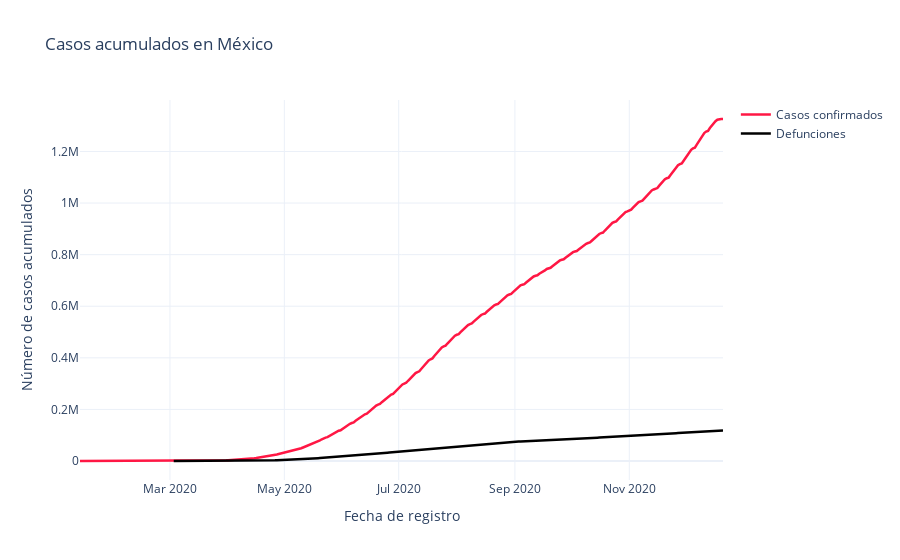

The cell this chart's notebook holds for it:
### Code cell
# Ploting the commulative confirmed and deaths cases ...

def acum_plot(x_conf_data, y_conf_data, x_def_data, y_def_data, region ):
    fig_acum = go.Figure()

    fig_acum.add_trace(go.Scatter(x = x_conf_data, y = y_conf_data,
                    mode = "lines" , line = dict(color = "#ff1744", width = 2.5), name = "Casos confirmados" ))

    fig_acum.add_trace(go.Scatter(x = x_def_data, y = y_def_data,
                    mode = "lines", line = dict(color = "black", width = 2.5), name = "Defunciones "))

    fig_acum.update_xaxes(title = "Fecha de registro")
    fig_acum.update_yaxes(title = "Número de casos acumulados")
    fig_acum.update_layout(title = "Casos acumulados en " + region )
    fig_acum.show()


# fig_acum = go.Figure()

# fig_acum.add_trace(go.Scatter(x = confirmados_por_fecha["fecha_ingreso"], y = confirmados_por_fecha["casos_acumulados"],
#                     mode = "lines" , line = dict(color = "#ff1744", width = 2.5), name = "Casos confirmados" ))

# fig_acum.add_trace(go.Scatter(x = defunciones_por_fecha["fecha_defuncion"], y = defunciones_por_fecha["defunciones_acumuladas"],
#                     mode = "lines", line = dict(color = "black", width = 2.5), name = "Defunciones "))



# fig_acum.update_xaxes(title = "Fecha de registro")
# fig_acum.update_yaxes(title = "Número de casos acumulados")
# fig_acum.update_layout(title = "Casos acumulados en México")
# fig_acum.show()

acum_plot(confirmados_por_fecha["fecha_ingreso"],confirmados_por_fecha["casos_acumulados"],
            defunciones_por_fecha["fecha_defuncion"], defunciones_por_fecha["defunciones_acumuladas"], region = "México" )

### Figure 1 — Plotly figure (JSON) as saved in the notebook; plotly's stock layout.template omitted (floating-point values rounded to 4 significant figures; data arrays with more than 128 entries replaced by an {"elided": "..."} marker saying what was removed)
{"data": [{"line": {"color": "#ff1744", "width": 2.5}, "mode": "lines", "name": "Casos confirmados", "type": "scatter", "x": {"elided": "303 str values"}, "y": {"elided": "303 int values"}}, {"line": {"color": "black", "width": 2.5}, "mode": "lines", "name": "Defunciones ", "type": "scatter", "x": {"elided": "280 str values"}, "y": {"elided": "280 int values"}}], "layout": {"title": {"text": "Casos acumulados en México"}, "xaxis": {"title": {"text": "Fecha de registro"}}, "yaxis": {"title": {"text": "Número de casos acumulados"}}}}
